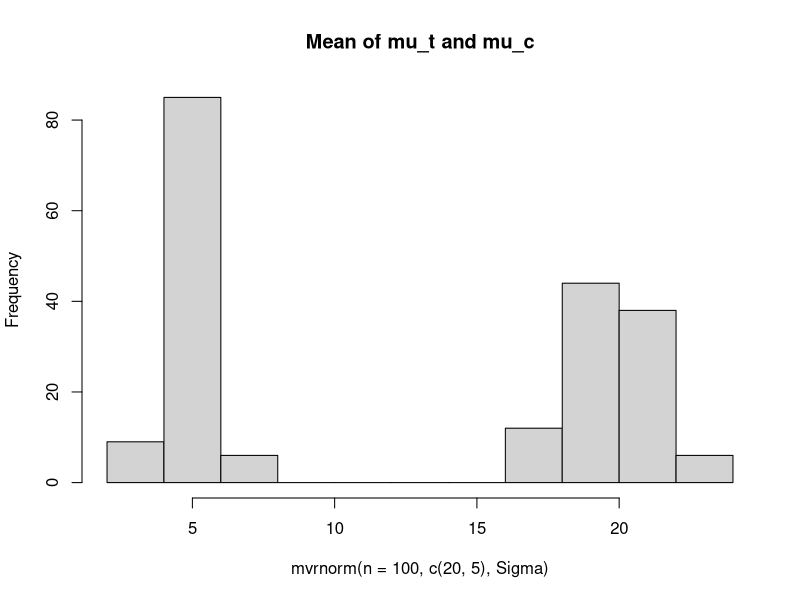
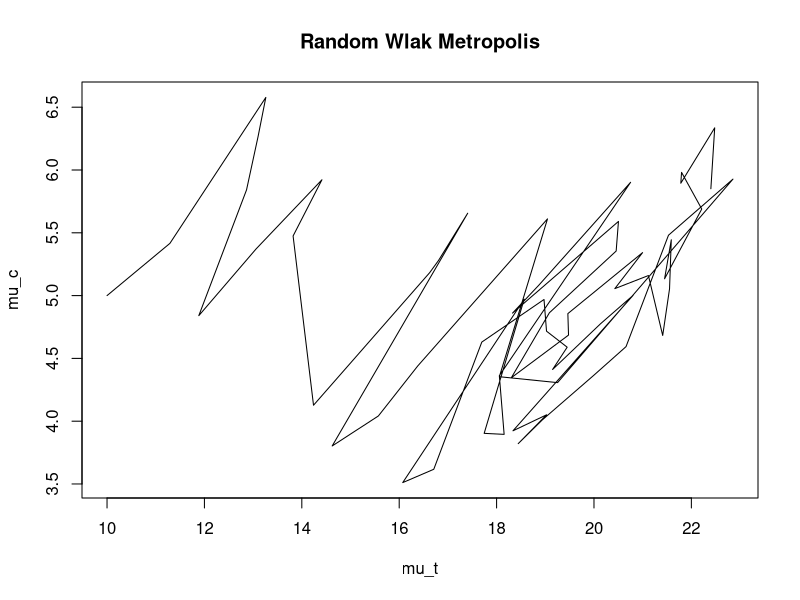
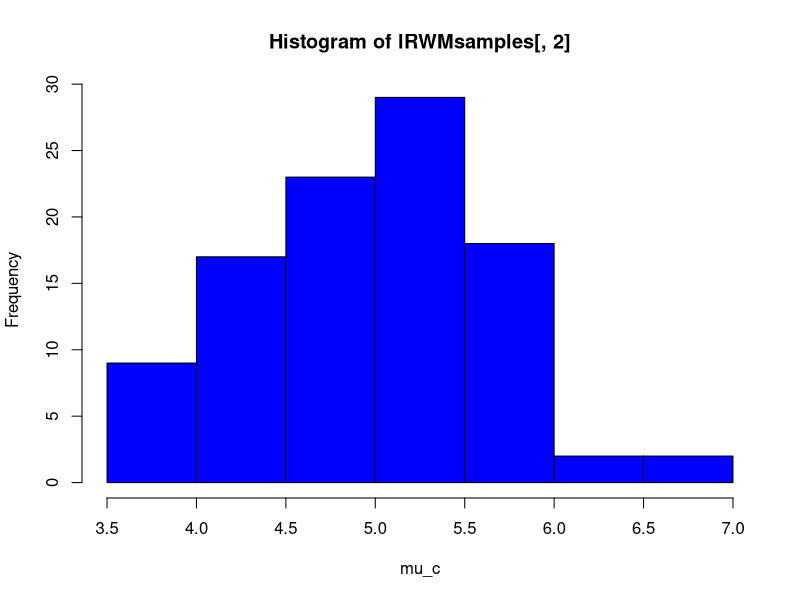
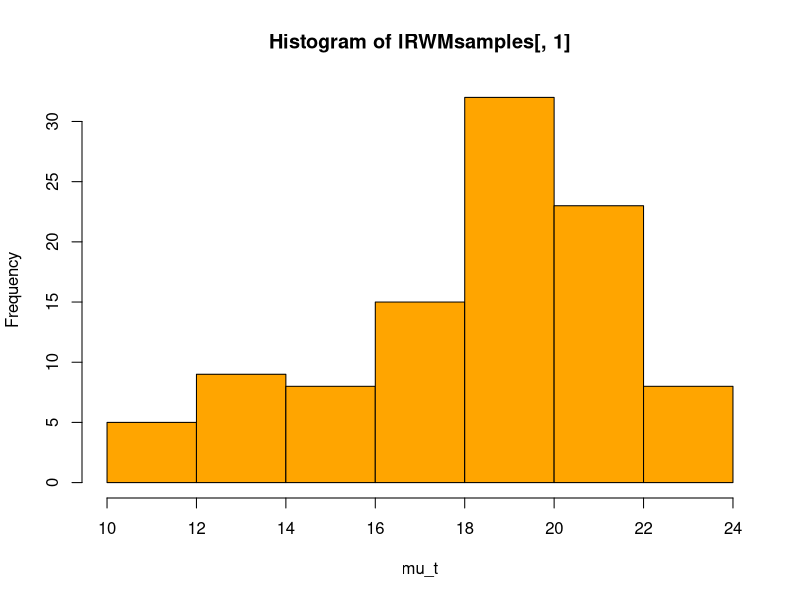
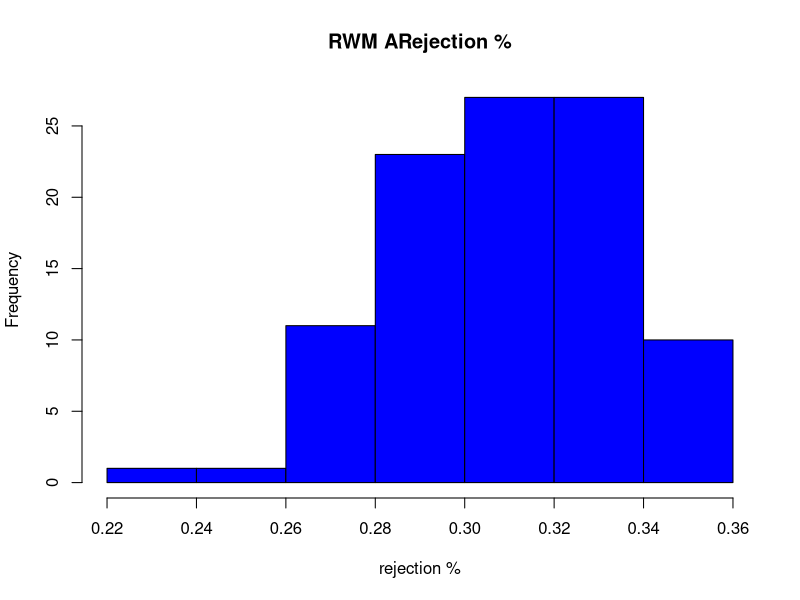
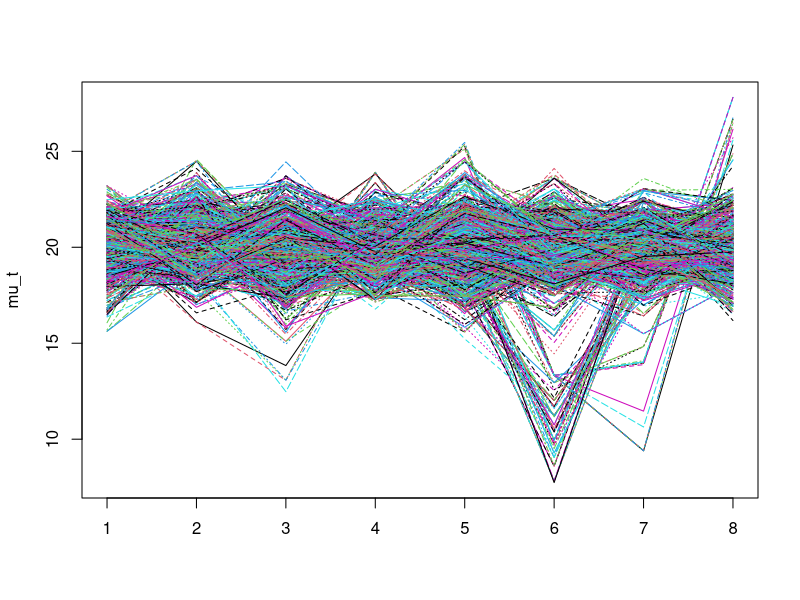

Here is the R script that generated these plots, in order:
## ---- chunk 1
library (MASS)
Sigma <- matrix(c(2,0.8,0.8,0.5),2,2)
hist(mvrnorm(n = 100, c(20,5), Sigma), main = "Mean of mu_t and mu_c")
## ---- chunk 2
ldebug <- 0
Sigma <- matrix(c(2, 0.8, 0.8, 0.5), 2, 2)
## ---- chunk 3
fproposal <- function(theta_current){
  if (ldebug == 1) cat("\nfproposal:theta_current = ", theta_current)
  return(mvrnorm(n=1, mu = theta_current,Sigma = Sigma))
}
## ---- chunk 4
library (mvtnorm)
fGetRatio <- function(theta_current, theta_proposed) {
  r <- dmvnorm(theta_proposed, c(20, 5), sigma = Sigma) / dmvnorm(theta_current ,c(20, 5), sigma = Sigma)
  
  if (ldebug == 1) cat("\nfGetRatio:r= ", r)
  
  return(r)

}

## ---- chunk 5
fAcceptReject <- function(theta_current, theta_proposed) {
  r <- fGetRatio(theta_current, theta_proposed)
  
  u <- runif(1,0,1)
  if ( r > u)
   return(theta_proposed)
  else
   return(theta_current)
}

## ---- chunk 6

fSample <- function(theta_current) {
  if (ldebug == 1) cat("\nfSample: theta_current= ", theta_current)
  
  theta_proposed <- fproposal(theta_current)
  if (ldebug == 1) cat("\nfSample:theta_proposed= ", theta_proposed)
  
  theta_accepted <- fAcceptReject(theta_current, theta_proposed)
  if (ldebug == 1) cat("\nfSample:theta_accepted= ", theta_accepted)
  
  return(theta_accepted)
  
}

## ---- chunk 7
RWMetropolis <- function(theta, N) {
  if (ldebug == 1) cat("\nRWMetropolis: theta = ", theta)
  
  nRejected <- 0
  nextSample <- matrix(nrow = 1, ncol = 2)
  
  ltheta <- matrix(nrow = N, ncol = 2)
  ltheta[1,] <- theta
  
  for (t in 2:N){
    nextSample[1,] <- fSample(ltheta[t-1,])
  
    ifelse(nextSample[1,] == ltheta[t-1,], nRejected <- nRejected + 1, 0)
    
    ltheta[t,] <- nextSample[1,]
    
  }
  
  result <- list("nRejected" = nRejected , "samples" = ltheta)
  return(result)
}
## ---- chunk 8
theta_starting <- c(10,5)
ldebug <- 0
result <- RWMetropolis(theta_starting,100)
noOfRejectedSamples <- result$"nRejected"
lRWMsamples <- result$samples

cat("\n No. of Rejected Samples: ", noOfRejectedSamples)
cat("\n % of rejected samples = ", noOfRejectedSamples/(100 + noOfRejectedSamples) )

## ---- chunk 9
plot(lRWMsamples, type = 'l', xlab = "mu_t", ylab = "mu_c", main = "Random Wlak Metropolis")
## ---- chunk 10
hist(lRWMsamples[,2], col ="blue", xlab = "mu_c")
hist(lRWMsamples[,1], col ="orange", xlab = "mu_t")
## ---- chunk 11
acceptancePerc <- vector()
for(i in 1:100) {
  result <- RWMetropolis(theta_starting,100)
  acceptancePerc[i] <- result$"nRejected" / (100 + result$"nRejected")
}

hist(acceptancePerc, xlab = "rejection %", main = "RWM ARejection %", col = "blue")

## ---- chunk 12
fWithin <- function(lSamples){
  return(mean(sapply(lSamples, var)))
}
## Testing it
#lSamples <- lapply(seq(1, 10, 1), function(i) rbinom(100, 100, 0.5))
#fWithin(lSamples)
## ---- chunk 13
fBetween <- function(lSamples){
  lMean <- sapply(lSamples, mean)
  aMean <- mean(lMean)
  m <- length(lSamples)
  t <- length(lSamples[[1]])
  return((t / (m - 1)) * sum((lMean - aMean) ^ 2))
}
  
## ---- chunk 14
fRhat <- function(lSamples){
  W <- fWithin(lSamples)
  B <- fBetween(lSamples)
  t <- length(lSamples[[1]])
  return(sqrt((W + (1 / t) * (B - W)) / W))
}
## ---- chunk 15
theta_starting <- c(20,5)
numSamples <- 5

acceptancePerc <- vector()

lSamples <- list()

for(i in 1:8) {
  result <- RWMetropolis(theta_starting,numSamples)
  lRWMsamples <- result$samples
  lSamples[[i]] <- lRWMsamples
  acceptancePerc[i] <- result$"nRejected" / (numSamples + result$"nRejected")
}

lRhat <- fRhat(lSamples)
## ---- chunk 16
cat("\nRhat : ", lRhat)
cat("\n Rejected % : ", acceptancePerc)
## ---- chunk 17

numSamples <- 1000
acceptancePerc <- vector()
lSamples <- list()

for(i in 1:8) {
  theta_starting <- mvrnorm(n=1, c(20, 5), Sigma = 40 * diag(2))
  result <- RWMetropolis(theta_starting,numSamples)
  lRWMsamples <- result$samples
  lSamples[[i]] <- lRWMsamples
  acceptancePerc[i] <- result$"nRejected" / (numSamples + result$"nRejected")
}

lRhat <- fRhat(lSamples)

## ---- chunk 18
cat("\nRhat : ", lRhat)
cat("\nRejected % : ", acceptancePerc)

## ---- chunk 19

mu_t <- matrix(nrow = 8, ncol = numSamples)
mu_c <- matrix(nrow = 8, ncol = numSamples)

for (i in 1:8) {
  mu_t[i,] <- lSamples[[i]][,1]
  mu_c[i,] <- lSamples[[i]][,2]
}


## ---- chunk 20
#plot(mu_t[7,], type = "l")

#plot(mu_t, type = "l", col="blue")
matplot(mu_t, type = "l")

